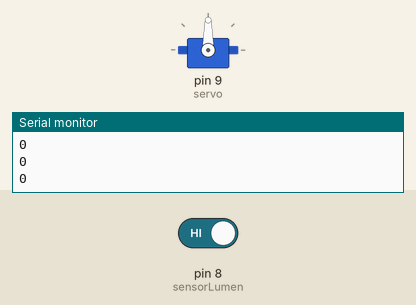
This sketch was run on a simulated Arduino Uno, built with avr-gcc and run on an emulated ATmega328P. Parts: servo, the last lines printed to the serial monitor. The inputs (shaded band) are chosen by the test bench; at power-on: pin 8 (sensorLumen) HIGH.

Above: at 1.2 s.
1.3 s: pin 8 (sensorLumen) driven LOW
At 2.2 s:
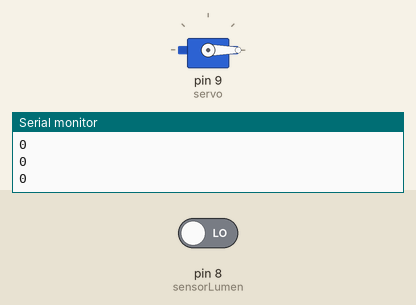
2.8 s: pin 8 (sensorLumen) driven HIGH
At 3.3 s:
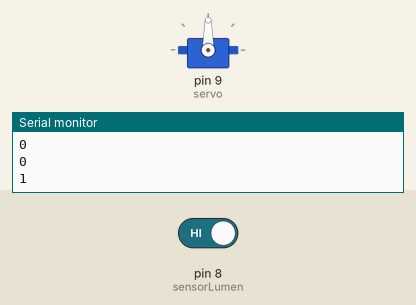
Timing chart, 0 to 5.8 s (numbered marks = the images above; inputs shaded):
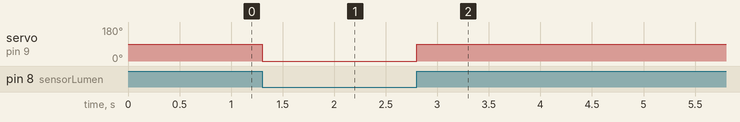

Measured:
- after the input at 1.3 s, servo on pin 9 (servo): 90° → 0° at once
- after the input at 2.8 s, servo on pin 9 (servo): 0° → 90° at once

The sketch:

teste-servo.ino
```cpp
#include <Servo.h>
#define sensorLumen 8

int leitura = 0;
int current = 0;

Servo servo;

void setup()
{
  servo.attach(9, 500, 2500);
  servo.write(90); //Coloca o servo na posição inicial
  Serial.begin(9600);
}
void loop()
{
  Serial.println(leitura);
  leitura = !digitalRead(sensorLumen);
  if(leitura == 1 && current == 0)
  {
    servo.write(0);
    current = 1;
    delay(1500);
  }
  else if(leitura == 0 && current == 1)
  {
    servo.write(90);
    current = 0;
    delay(1500);
  }
}
```
